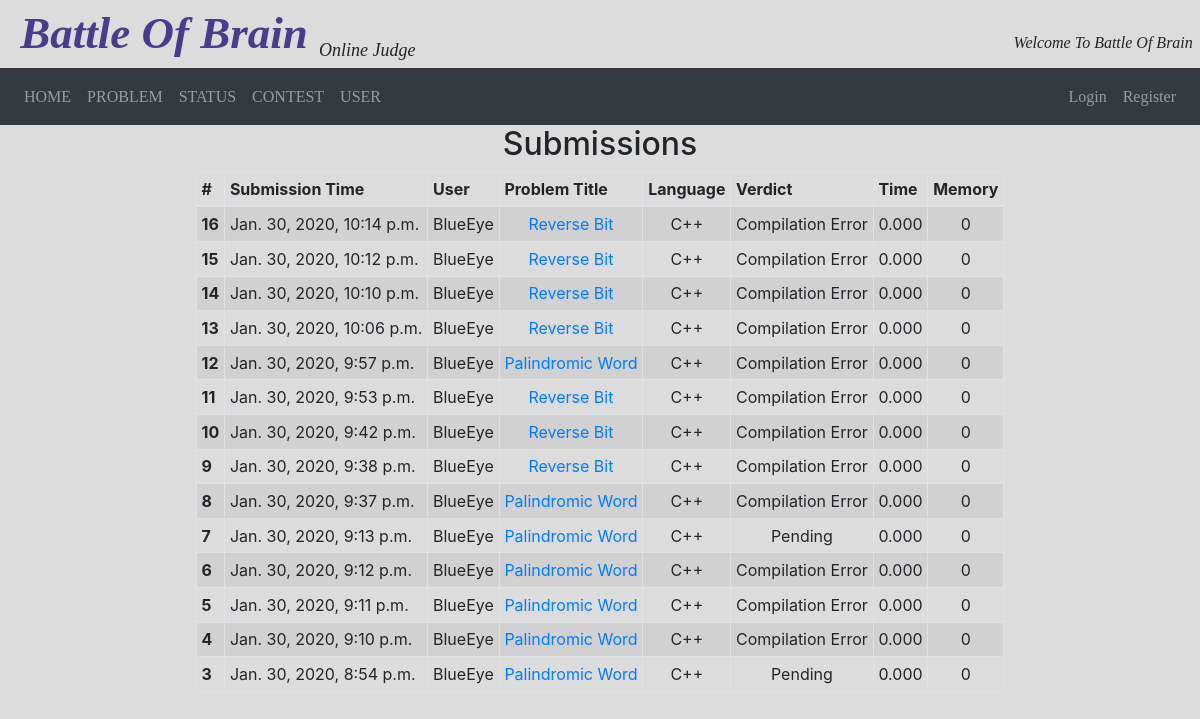
Before: /submission/ with the older database file.
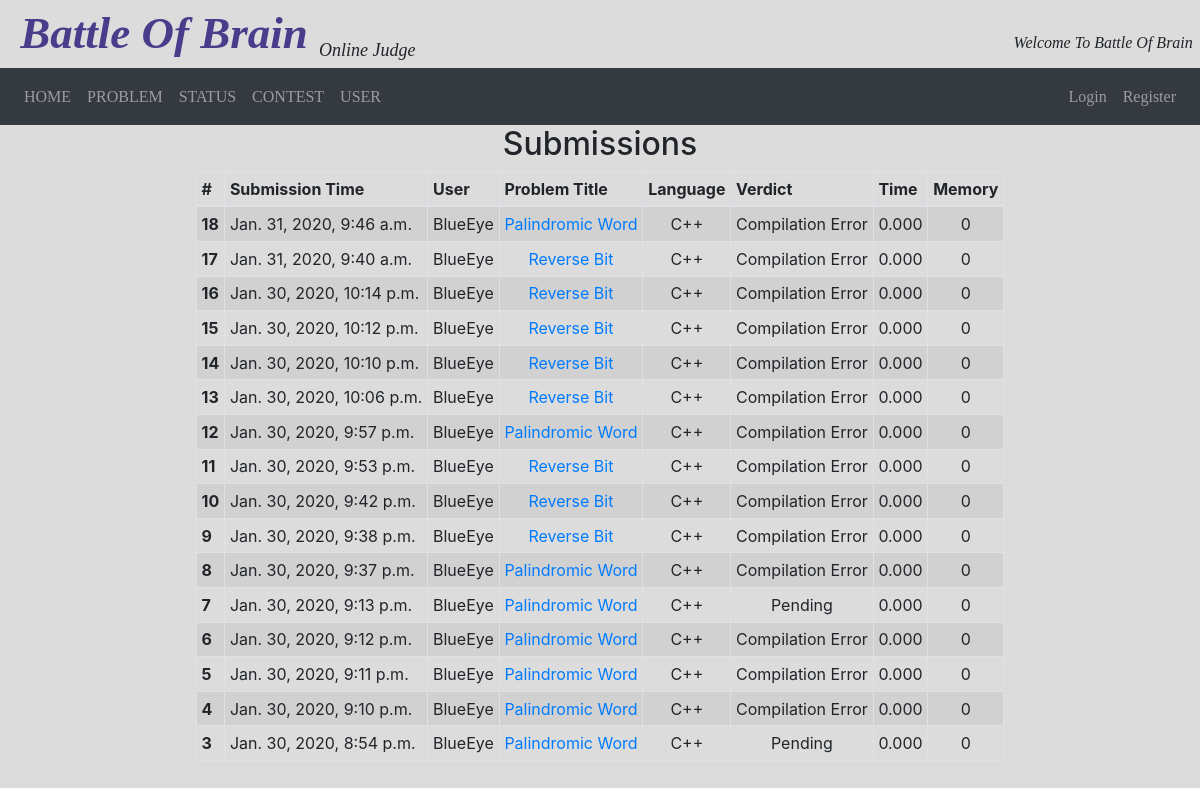
After: the same page with the newer database file.
### submission/models.py (models this page shows, shortened)
class Submission(models.Model):
    user_id = models.ForeignKey(CustomUser, on_delete=models.CASCADE)
    problem_id = models.ForeignKey(Problem, on_delete=models.CASCADE)
    timestamp = models.DateTimeField(auto_now_add=True)
    language = models.CharField(max_length=10, choices=LANG_CHOICES, default='C++')
    verdict = models.IntegerField(choices=VERDICT_CHOICES, default=0)
    time = models.DecimalField(max_digits=5, decimal_places=3, default=0.0)
    memory = models.IntegerField(default=0)
    code = models.FileField(upload_to=path_to_save)

### user/models.py (models this page shows, shortened)
class CustomUser(AbstractUser):
    full_name = models.CharField(max_length=100, blank=False)
    institute = models.CharField(max_length=100, blank=False)
    country = models.CharField(max_length=100, blank=False)
    problem_tried = models.IntegerField(default=0)
    problem_solved = models.IntegerField(default=0)

### problem/models.py (models this page shows, shortened)
class Problem(models.Model):
    title = models.CharField(max_length=100, blank=False)
    difficulty = models.CharField(max_length=100)
    tags = models.CharField(max_length=100)
    description = RichTextUploadingField()
    sample_input = RichTextUploadingField()
    sample_output = RichTextUploadingField()
    time_limit = models.IntegerField(default=1)  # different time limit for different languages
    memory_limit = models.IntegerField(default=256)
    input_file = models.FileField(upload_to=path_to_save)
    output_file = models.FileField(upload_to=path_to_save)
    no_of_submissions = models.IntegerField(default=0)
    no_of_accepted = models.IntegerField(default=0)

### problem/views.py (the view)
# urls.py: path('submission/', prob_views.submit_code, name='submission'),
def submit_code(request):
    submission = Submission.objects.all().order_by('-id') #descending order
    context = {'submission': submission}
    return render(request, 'submit.html', context)

### templates/submit.html (shortened to what this page needs)
{% extends 'base.html' %}
{% block content %}
<h2 align = 'center'>Submissions</h2>
<table class="table table-sm table-striped table-bordered w-auto" align="center">
  <thead>
    <tr>
      <th scope="col">#</th>
      <th scope="col">Submission Time</th>
      <th scope="col">User</th>
      <th scope="col">Problem Title</th>
      <th scope="col">Language</th>
      <th scope="col">Verdict</th>
      <th scope="col">Time</th>
      <th scope="col">Memory</th>
    </tr>
  </thead>
    <tbody>
    {% for sub in submission %}
        <tr>
          <th scope="row">{{sub.id}}</th>
          <td>{{sub.timestamp}}</td>
          <td> {{sub.user_id.username}}</td>
          <td align = 'center'><a href="/problem/{{sub.problem_id.id}}">{{sub.problem_id.title}}</a></td>
          <td align = 'center'>{{sub.language}}</td>
          <td align = 'center'>{{sub.get_verdict_display}}</td>
          <td align = 'center'>{{sub.time}}</td>
          <td align = 'center'>{{sub.memory}}</td>
        </tr>
    {% endfor %}
  </tbody>
</table>
{% endblock %}

Changed rows visible on the page:
added Submission: id "18", timestamp "Jan. 31, 2020, 9:46 a.m.", user_id.username "BlueEye", problem_id "Palindromic Word", language "C++", verdict "Compilation Error", time "0.000", memory "0"
added Submission: id "17", timestamp "Jan. 31, 2020, 9:40 a.m.", user_id.username "BlueEye", problem_id "Reverse Bit", language "C++", verdict "Compilation Error", time "0.000", memory "0"
